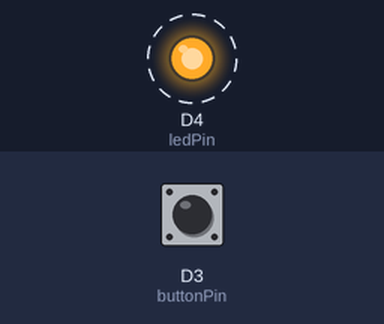
Bench run of a sketch on a simulated ESP8266 (NodeMCU). Parts: output pins drawn as LEDs (lit = HIGH). Dashed ring = blinking. Inputs (shaded band) come from the test bench; at power-on: D3 (buttonPin) HIGH. WiFi joins after 1.5 s; servers stay silent unless stated; what the sketch prints to the serial monitor is not drawn.

Above: at 2.0 s.
2.1 s: D3 (buttonPin) pulled LOW for 0.75 s
At 2.7 s:
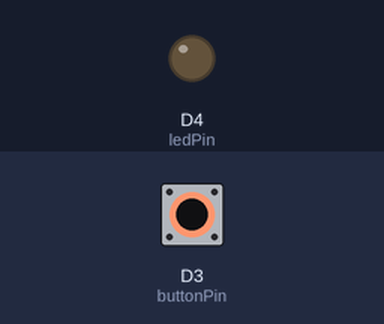
Timing chart, 0 to 5.1 s (numbered marks = the images above; inputs shaded):
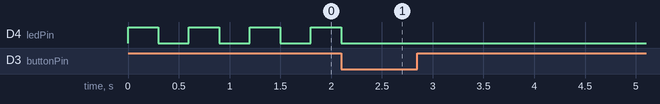

The sketch:

OTA.ino
```cpp
const int buttonPin = D3;
const int ledPin = BUILTIN_LED;

void OTAwait();

void setup() {
  pinMode(buttonPin, INPUT);
  pinMode(ledPin, OUTPUT);
}

void loop() {
  if (digitalRead(buttonPin) == LOW){
    OTAwait();
    digitalWrite(ledPin, HIGH);
  }
  digitalWrite(ledPin, HIGH);
  delay(300);
  digitalWrite(ledPin, LOW);
  delay(300);
}
```

OTA.cpp
```cpp
#include <ESP8266WiFi.h>
#include <ESP8266mDNS.h>
#include <WiFiUdp.h>
#include <ArduinoOTA.h>

const char* OTAssid = "nom de la xarxa";
const char* OTApassword = "contrasenya";

void OTAwait(){
  WiFi.mode(WIFI_STA);
  WiFi.begin(OTAssid, OTApassword);
  while (WiFi.waitForConnectResult() != WL_CONNECTED) delay(1);
  // Port defaults to 8266
  // ArduinoOTA.setPort(8266);
  // Hostname defaults to esp8266-[ChipID]
  // ArduinoOTA.setHostname("myesp8266");
  // No authentication by default
  // ArduinoOTA.setPassword("admin");
  // Password can be set with it's md5 value as well
  // MD5(admin) = 21232f297a57a5a743894a0e4a801fc3
  // ArduinoOTA.setPasswordHash("21232f297a57a5a743894a0e4a801fc3");
  ArduinoOTA.onStart([]() {
    String type;
    if (ArduinoOTA.getCommand() == U_FLASH) {
      type = "sketch";
    } else { // U_SPIFFS
      type = "filesystem";
    }
    // NOTE: if updating SPIFFS this would be the place to unmount SPIFFS using SPIFFS.end()
    Serial.println("Start updating " + type);
  });
  ArduinoOTA.onEnd([]() {
    Serial.println("\nEnd");
  });
  ArduinoOTA.onProgress([](unsigned int progress, unsigned int total) {
    Serial.printf("Progress: %u%%\r", (progress / (total / 100)));
  });
  ArduinoOTA.onError([](ota_error_t error) {
    Serial.printf("Error[%u]: ", error);
    if (error == OTA_AUTH_ERROR) {
      Serial.println("Auth Failed");
    } else if (error == OTA_BEGIN_ERROR) {
      Serial.println("Begin Failed");
    } else if (error == OTA_CONNECT_ERROR) {
      Serial.println("Connect Failed");
    } else if (error == OTA_RECEIVE_ERROR) {
      Serial.println("Receive Failed");
    } else if (error == OTA_END_ERROR) {
      Serial.println("End Failed");
    }
  });
  ArduinoOTA.begin();
  Serial.println("Ready");
  Serial.print("IP address: ");
  Serial.println(WiFi.localIP());
  while(true) {
      ArduinoOTA.handle();
      delay(1);
  }
}
```

Measured:
- after the input at 2.1 s, D4 (ledPin): goes on until 2.1 s, then stays LOW
- by itself, D4 (ledPin): alternates HIGH for 0.30 s and LOW for 0.30 s
